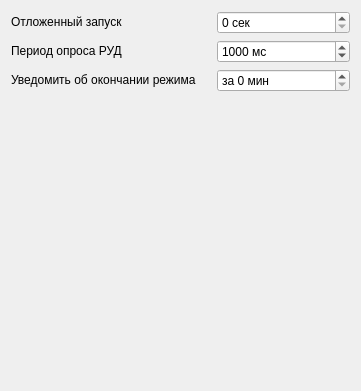
<?xml version="1.0" encoding="UTF-8"?>
<ui version="4.0">
 <class>SettingsUserTime</class>
 <widget class="QWidget" name="SettingsUserTime">
  <property name="geometry">
   <rect>
    <x>0</x>
    <y>0</y>
    <width>361</width>
    <height>391</height>
   </rect>
  </property>
  <property name="windowTitle">
   <string>Form</string>
  </property>
  <layout class="QFormLayout" name="formLayout">
   <item row="0" column="0">
    <widget class="QLabel" name="label">
     <property name="minimumSize">
      <size>
       <width>200</width>
       <height>22</height>
      </size>
     </property>
     <property name="maximumSize">
      <size>
       <width>200</width>
       <height>22</height>
      </size>
     </property>
     <property name="text">
      <string>Отложенный запуск</string>
     </property>
    </widget>
   </item>
   <item row="0" column="1">
    <widget class="QSpinBox" name="spinBox_0">
     <property name="suffix">
      <string> сек</string>
     </property>
     <property name="maximum">
      <number>600000</number>
     </property>
    </widget>
   </item>
   <item row="1" column="0">
    <widget class="QLabel" name="label_2">
     <property name="minimumSize">
      <size>
       <width>200</width>
       <height>22</height>
      </size>
     </property>
     <property name="maximumSize">
      <size>
       <width>200</width>
       <height>22</height>
      </size>
     </property>
     <property name="text">
      <string>Период опроса РУД</string>
     </property>
    </widget>
   </item>
   <item row="1" column="1">
    <widget class="QSpinBox" name="spinBox_1">
     <property name="suffix">
      <string> мс</string>
     </property>
     <property name="minimum">
      <number>100</number>
     </property>
     <property name="maximum">
      <number>5000</number>
     </property>
     <property name="value">
      <number>1000</number>
     </property>
    </widget>
   </item>
   <item row="2" column="0">
    <widget class="QLabel" name="label_3">
     <property name="minimumSize">
      <size>
       <width>150</width>
       <height>22</height>
      </size>
     </property>
     <property name="maximumSize">
      <size>
       <width>200</width>
       <height>22</height>
      </size>
     </property>
     <property name="text">
      <string>Уведомить об окончании режима</string>
     </property>
    </widget>
   </item>
   <item row="2" column="1">
    <widget class="QSpinBox" name="spinBox_2">
     <property name="suffix">
      <string> мин</string>
     </property>
     <property name="prefix">
      <string>за </string>
     </property>
     <property name="minimum">
      <number>0</number>
     </property>
     <property name="maximum">
      <number>10</number>
     </property>
     <property name="singleStep">
      <number>1</number>
     </property>
     <property name="value">
      <number>0</number>
     </property>
    </widget>
   </item>
  </layout>
 </widget>
 <resources/>
 <connections/>
</ui>
